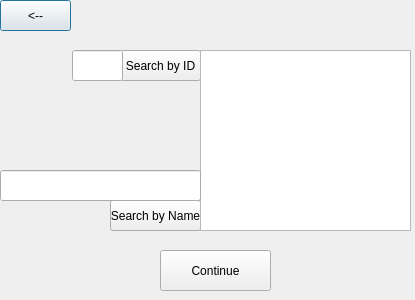
<?xml version="1.0" encoding="UTF-8"?>
<ui version="4.0">
 <class>user_search</class>
 <widget class="QDialog" name="user_search">
  <property name="geometry">
   <rect>
    <x>0</x>
    <y>0</y>
    <width>415</width>
    <height>300</height>
   </rect>
  </property>
  <property name="windowTitle">
   <string>Dialog</string>
  </property>
  <widget class="QPushButton" name="pushButton">
   <property name="geometry">
    <rect>
     <x>0</x>
     <y>0</y>
     <width>71</width>
     <height>31</height>
    </rect>
   </property>
   <property name="text">
    <string>&lt;--</string>
   </property>
  </widget>
  <widget class="QPushButton" name="pushButton_2">
   <property name="geometry">
    <rect>
     <x>120</x>
     <y>50</y>
     <width>81</width>
     <height>31</height>
    </rect>
   </property>
   <property name="text">
    <string>Search by ID</string>
   </property>
  </widget>
  <widget class="QPushButton" name="pushButton_3">
   <property name="geometry">
    <rect>
     <x>110</x>
     <y>200</y>
     <width>91</width>
     <height>31</height>
    </rect>
   </property>
   <property name="text">
    <string>Search by Name</string>
   </property>
  </widget>
  <widget class="QListWidget" name="listWidget">
   <property name="geometry">
    <rect>
     <x>200</x>
     <y>50</y>
     <width>211</width>
     <height>181</height>
    </rect>
   </property>
  </widget>
  <widget class="QPushButton" name="pushButton_4">
   <property name="geometry">
    <rect>
     <x>160</x>
     <y>250</y>
     <width>111</width>
     <height>41</height>
    </rect>
   </property>
   <property name="text">
    <string>Continue</string>
   </property>
  </widget>
  <widget class="QLineEdit" name="idSearch">
   <property name="geometry">
    <rect>
     <x>72</x>
     <y>50</y>
     <width>51</width>
     <height>31</height>
    </rect>
   </property>
  </widget>
  <widget class="QLineEdit" name="nameSearch">
   <property name="geometry">
    <rect>
     <x>0</x>
     <y>170</y>
     <width>201</width>
     <height>31</height>
    </rect>
   </property>
  </widget>
 </widget>
 <resources/>
 <connections/>
</ui>
